Frame 1 (no input): blank canvas, image omitted
Frame 60 (the mouse pressed at the canvas centre just before this capture): blank canvas, image omitted
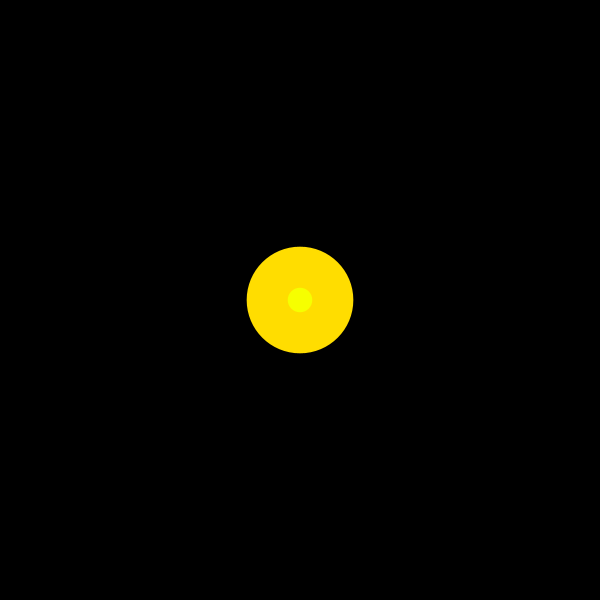
Frame 120 (the mouse held since frame 60 and released just before this capture)

The Processing sketch whose frames 1 and 60 were blank and that drew this single picture after the mouse press (run headless with seeded random() and noise(); from frame 60 on, the mouse is pressed at the canvas centre):

// Processing sketch: processing_72589
// ── processing_72589.pde

float diam = 30;
float grow = 1.1;
float shrink = .9;
float max_diam = 100;
float min_diam = 10;

float color_wheel = 360;

float h = 0;
float s = color_wheel;
float b = color_wheel;
float h_incr = 1;

boolean doidraw = false;
boolean grow_flag = false;

void setup() {
   size(600,600);
   background(0);
   noStroke();
   colorMode(HSB,color_wheel);
}

void draw() {
  
  if(grow_flag == true)
      if (grow_flag == true){
    diam = diam * grow;
    h = h + h_incr;
    if (h >= color_wheel){
      h = h - color_wheel;
    }
  
  }
  if(grow_flag == false){
    diam = diam * shrink;
  }
  
   if(doidraw == true){
     fill(h,s,b);
    ellipse(mouseX,mouseY,diam,diam);
    //doidraw = false;
  }
  
  if (diam > max_diam){
    grow_flag = false;
  }
  if (diam < min_diam){
    grow_flag = true;
  }
}

void mousePressed () {
  doidraw = true;
  grow_flag = !grow_flag;
}

void mouseReleased() {
  doidraw = false;
}
